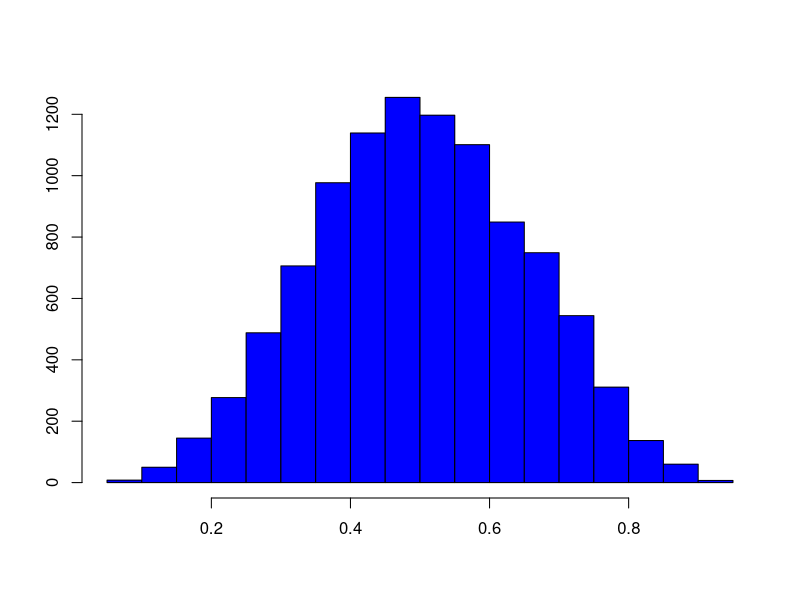
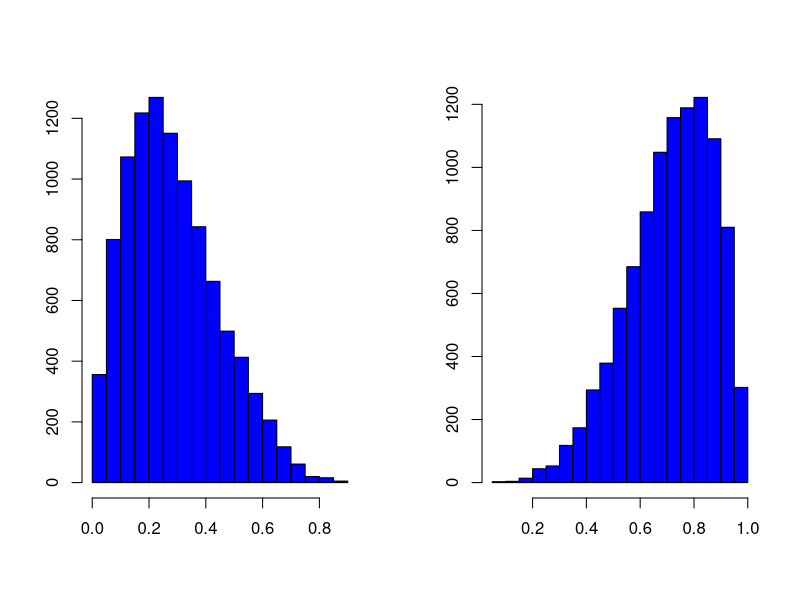
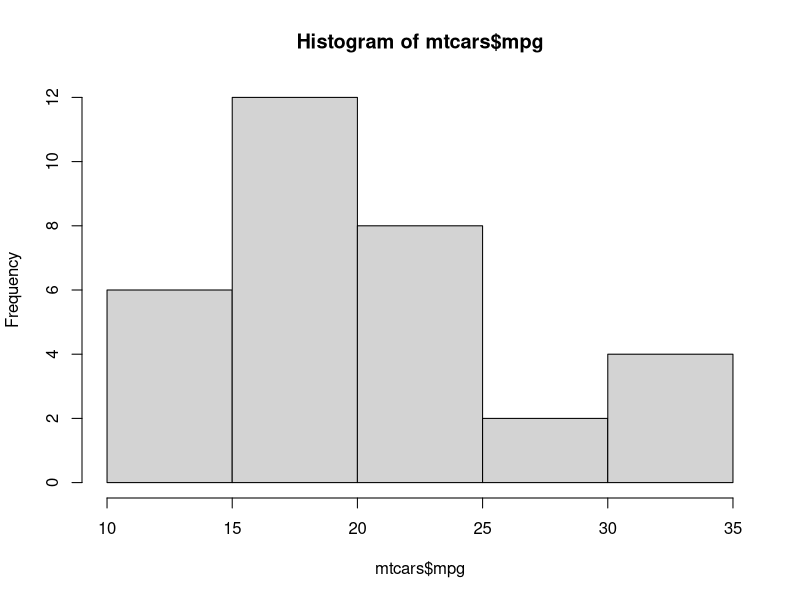
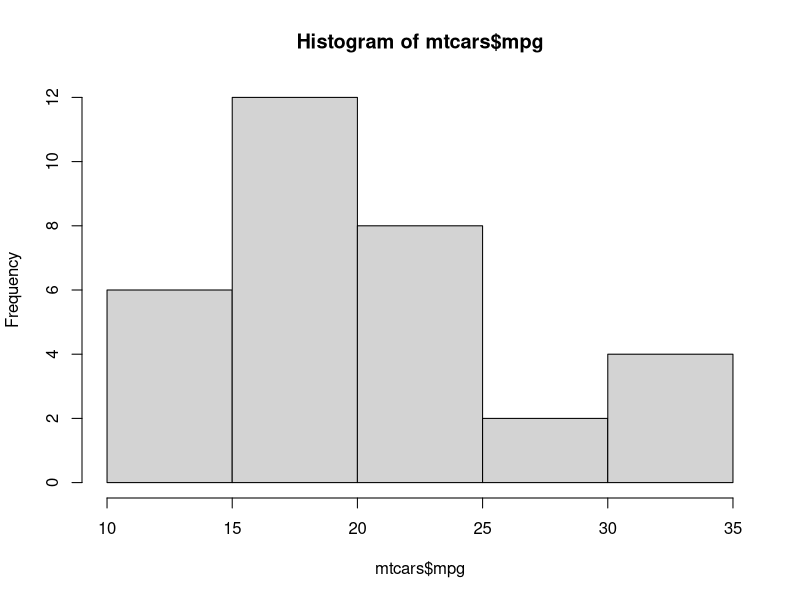
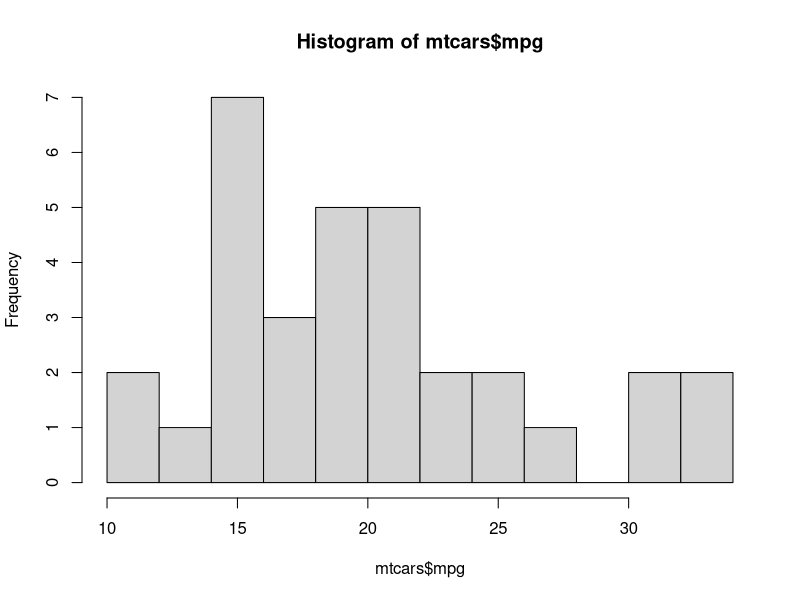
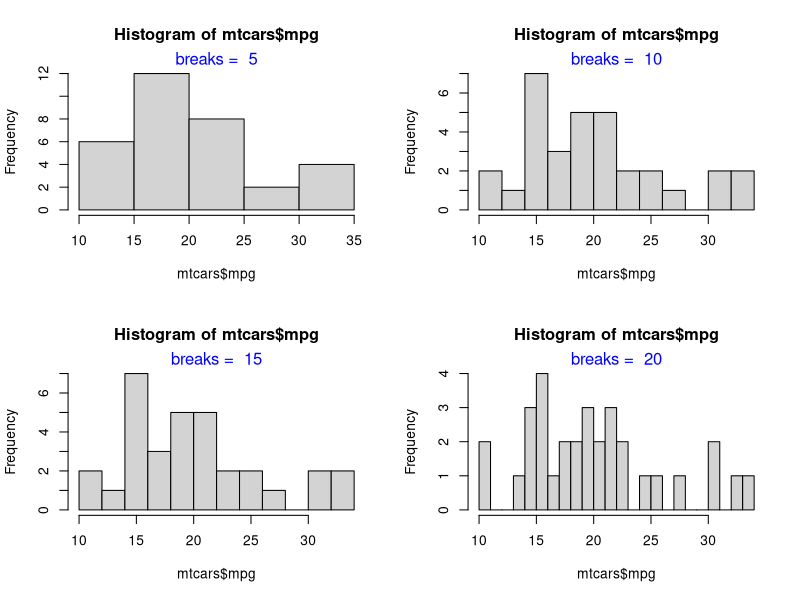
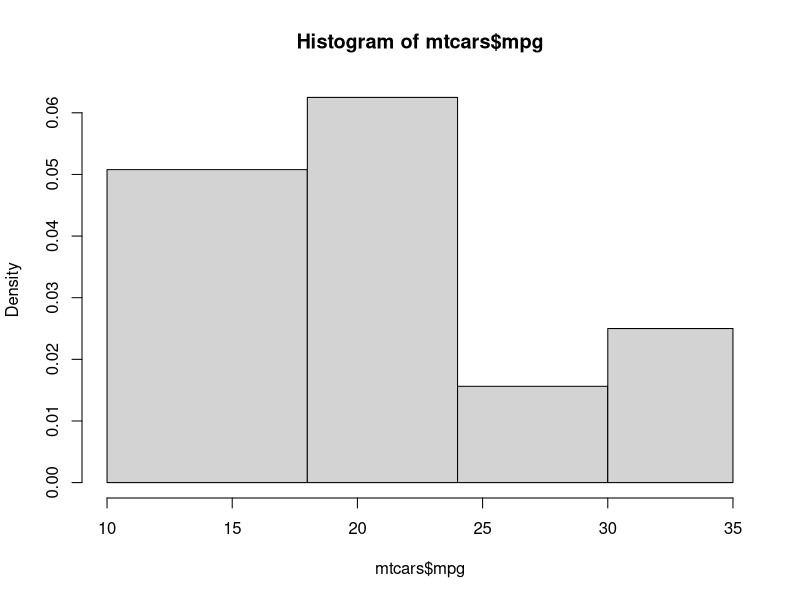
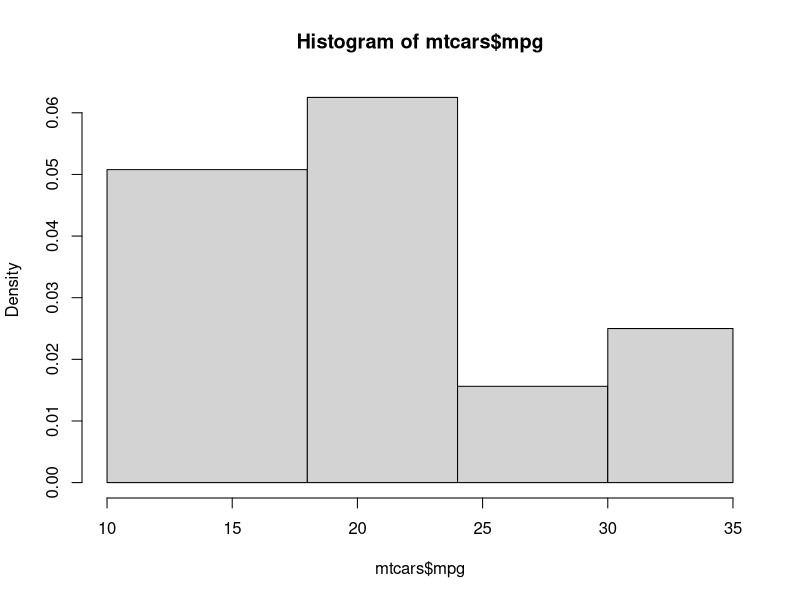

Write the R code that produced these figures, in order.
## ---- chunk 1
set.seed(1)
hist(rbeta(10000, 5, 5), ann = FALSE, col = 'blue')
## ---- chunk 2
set.seed(1)
init <- par(no.readonly = TRUE)
par(mfrow = c(1, 2))
hist(rbeta(10000, 2, 5), ann = FALSE, col = 'blue')
hist(rbeta(10000, 5, 2), ann = FALSE, col = 'blue')
par(init)
## ---- chunk 3
hist(mtcars$mpg)
## ---- chunk 4
# store the results of hist function
h <- hist(mtcars$mpg)

# display number of breaks
h$breaks

# frequency of the intervals
h$counts

# frequency density
h$density

# mid points of the intervals
h$mids

# varible name
h$xname

# whether intervals are of equal size
h$equidist
## ---- chunk 5
#| label: fig-hist-breaks
#| fig-cap: "The same data with an explicit number of breaks"
#| fig-alt: "A histogram of a skewed variable. Specifying breaks changes the interval width and therefore the bar heights and count, without changing the data. The narrower intervals produce taller, thinner bars."
hist(mtcars$mpg, breaks = 10)
## ---- chunk 6
#| label: fig-hist-break-gallery
#| fig-cap: "A gallery of histograms of the same data at different interval widths"
#| fig-alt: "A grid of histograms of the same right-skewed data. Each panel uses a different setting for the interval breaks, from very few wide bars through to many narrow ones, showing how bar height and apparent shape change purely because of the interval choice."
init <- par(no.readonly = TRUE)
par(mfrow = c(2, 2))
values <- c(5, 10, 15, 20)
for (i in values) {
    hist(mtcars$mpg, breaks = i)
    mtext(paste("breaks = ", i), side = 3, col = "blue")
}
par(init)
## ---- chunk 7
hist(mtcars$mpg, breaks = c(10, 18, 24, 30, 35))
## ---- chunk 8
h <- hist(mtcars$mpg, breaks = c(10, 18, 24, 30, 35))
frequency <- h$counts
class_width <- c(8, 6, 6, 5)
rel_freq <- frequency / length(mtcars$mpg)
freq_density <- rel_freq / class_width
d <- data.frame(frequency = frequency, class_width = class_width, relative_frequency = rel_freq, frequency_density = freq_density)
d
## ---- chunk 9
sum(d$frequency_density * d$class_width)
## ---- chunk 10
init <- par(no.readonly = TRUE)
par(mfrow = c(1, 3))
values <- c("Sturges", "Scott", "FD")
for (i in values) {
    hist(mtcars$mpg, breaks = i)
    mtext(paste("algo = ", i), side = 3, col = "blue")
}
par(init)
## ---- chunk 11
init <- par(no.readonly = TRUE)
par(mfrow = c(1, 2))
values <- c(TRUE, FALSE)
for (i in values) {
    hist(mtcars$mpg, freq = i)
    mtext(paste("freq = ", i), side = 3, col = "blue")
}
par(init)
## ---- chunk 12
hist(mtcars$mpg, probability = TRUE)
## ---- chunk 13
#| label: fig-hist-freq
#| fig-cap: "Frequency labels drawn on top of the histogram bars"
#| fig-alt: "A histogram of a symmetric variable with the count for each interval printed above its bar, so each bar is labelled with the number of observations it contains."
hist(mtcars$mpg, col = 'blue')
## ---- chunk 14
hist(mtcars$mpg, col = c('red', 'blue', 'green', 'yellow', 'brown'))
## ---- chunk 15
hist(mtcars$mpg, col = c('red', 'blue'))
## ---- chunk 16
hist(mtcars$mpg, border = 'red')
## ---- chunk 17
#| label: fig-hist-beta
#| fig-cap: "A right-skewed sample drawn with rbeta()"
#| fig-alt: "A histogram of a strongly right-skewed sample. Most observations pile up in the first few intervals near zero and a long thin tail stretches to the right, so the mean sits well above the median."
hist(mtcars$mpg, border = c('red', 'blue', 'green', 'yellow', 'brown'))
## ---- chunk 18
hist(mtcars$mpg, labels = TRUE)
## ---- chunk 19
hist(mtcars$mpg, labels = c("6", "12", "8", "2", "4"))
## ---- chunk 20
hist(mtcars$mpg, labels = TRUE, prob = TRUE,
     ylim = c(0, 0.1), xlab = 'Miles Per Gallon',
     main = 'Distribution of Miles Per Gallon',
     col = rainbow(5))
